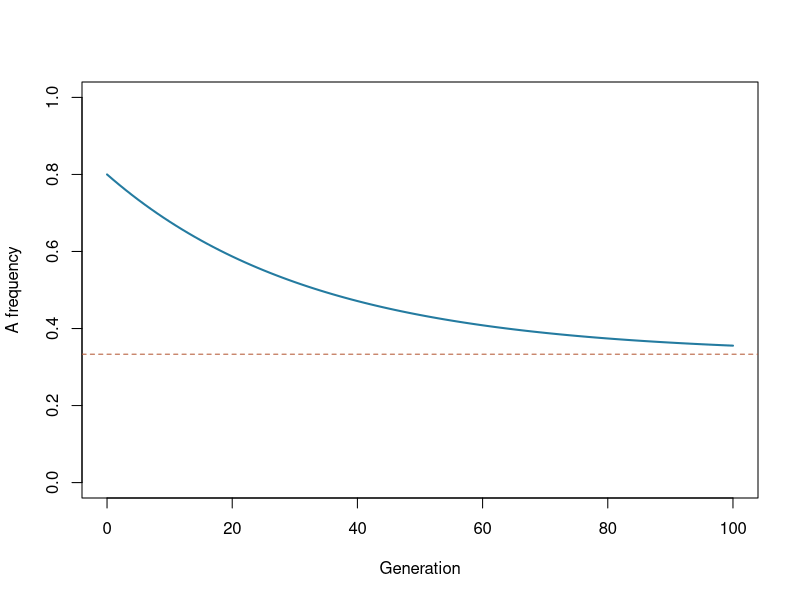
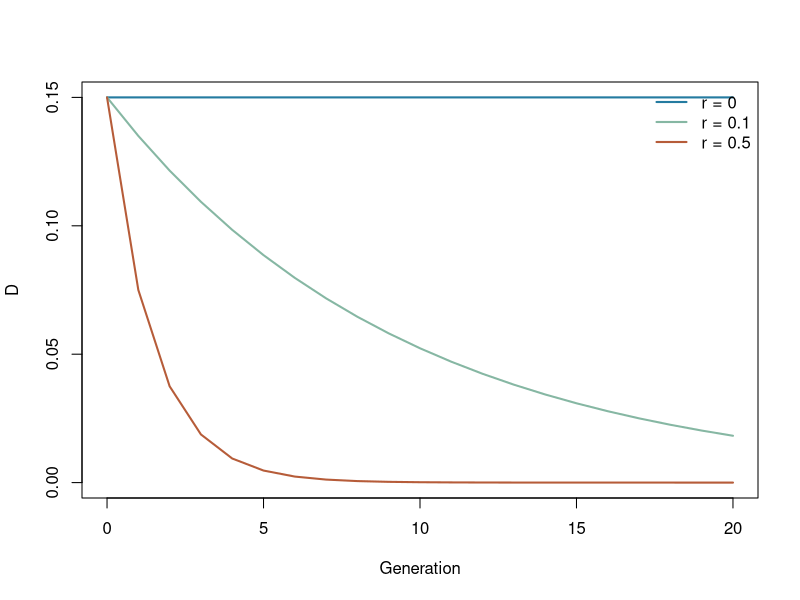

R code for these plots, in order:
## ---- chunk 1
#| label: mutation-step
mutation_step <- function(p,u,v) {
  stopifnot(all(is.finite(c(p,u,v))),all(c(p,u,v)>=0),all(c(p,u,v)<=1))
  p*(1-u)+(1-p)*v
}
mutation_step(.3,.1,.2)
stopifnot(abs(mutation_step(.3,.1,.2)-.41)<1e-12,
          mutation_step(.3,0,0)==.3,
          mutation_step(1,.1,0)==.9)
## ---- chunk 2
#| label: fig-mutation-trajectory
#| fig-cap: "A deterministic mutation trajectory at illustrative rates, with the equilibrium frequency shown by a dashed line."
u <- .02
v <- .01
steps <- 100L
p_mutation <- numeric(steps+1L)
p_mutation[1] <- .8
for(t in seq_len(steps)) p_mutation[t+1L] <- mutation_step(p_mutation[t],u,v)
p_equilibrium <- v/(u+v)
closed_form <- p_equilibrium+(.8-p_equilibrium)*(1-u-v)^(0:steps)
stopifnot(max(abs(p_mutation-closed_form))<1e-12)
plot(0:steps,p_mutation,type="l",lwd=2,col="#247BA0",ylim=c(0,1),
     xlab="Generation",ylab="A frequency")
abline(h=p_equilibrium,lty=2,col="#B65C39")
## ---- chunk 3
#| label: migration-step
migration_step <- function(p,p_migrant,m) {
  stopifnot(all(is.finite(c(p,p_migrant,m))),
            all(c(p,p_migrant,m)>=0),all(c(p,p_migrant,m)<=1))
  (1-m)*p+m*p_migrant
}
migration_step(.2,.8,.25)
stopifnot(abs(migration_step(.2,.8,.25)-.35)<1e-12,
          migration_step(.2,.8,0)==.2,
          migration_step(.2,.8,1)==.8)
## ---- chunk 4
#| label: haplotype-ld
haplotypes <- c(AB=.4,Ab=.1,aB=.1,ab=.4)
ld_summary <- function(h) {
  stopifnot(identical(names(h),c("AB","Ab","aB","ab")),
            all(is.finite(h)),all(h>=0),abs(sum(h)-1)<1e-12)
  pA <- unname(h["AB"]+h["Ab"])
  pB <- unname(h["AB"]+h["aB"])
  D <- unname(h["AB"])-pA*pB
  denominator <- pA*(1-pA)*pB*(1-pB)
  c(p_A=pA,p_B=pB,D=D,
    r_squared=if(denominator>0) D^2/denominator else NA_real_)
}
ld_summary(haplotypes)
stopifnot(abs(ld_summary(haplotypes)["D"]-.15)<1e-12,
          abs(ld_summary(haplotypes)["r_squared"]-.36)<1e-12)
## ---- chunk 5
#| label: recombination-step
recombination_step <- function(h,r) {
  stopifnot(length(r)==1L,is.finite(r),r>=0,r<=.5)
  D <- unname(ld_summary(h)["D"])
  next_h <- h+r*D*c(-1,1,1,-1)
  stopifnot(all(next_h>=-1e-12),abs(sum(next_h)-1)<1e-12)
  next_h
}
next_h <- recombination_step(haplotypes,.1)
rbind(Current=haplotypes,Next=next_h)
stopifnot(max(abs(next_h-c(AB=.385,Ab=.115,aB=.115,ab=.385)))<1e-12,
          max(abs(ld_summary(next_h)[c("p_A","p_B")]-
                  ld_summary(haplotypes)[c("p_A","p_B")]))<1e-12,
          abs(ld_summary(next_h)["D"]-.9*.15)<1e-12)
## ---- chunk 6
#| label: fig-ld-decay
#| fig-cap: "Deterministic LD decay at three recombination fractions. Allele frequencies remain fixed in this model."
generations <- 0:20
rates <- c(0,.1,.5)
D0 <- unname(ld_summary(haplotypes)["D"])
D_curves <- vapply(rates,function(r) D0*(1-r)^generations,numeric(21))
matplot(generations,D_curves,type="l",lty=1,lwd=2,
        col=c("#247BA0","#86B7A3","#B65C39"),
        xlab="Generation",ylab="D")
legend("topright",paste("r =",rates),lty=1,lwd=2,
       col=c("#247BA0","#86B7A3","#B65C39"),bty="n")
# Verify the iterative haplotype update against the closed-form trajectory.
h <- haplotypes
for(t in 1:20) h <- recombination_step(h,.1)
stopifnot(abs(ld_summary(h)["D"]-D0*.9^20)<1e-12)
## ---- chunk 7
#| label: admixture-ld
independent_haplotypes <- function(pA,pB) {
  c(AB=pA*pB,Ab=pA*(1-pB),aB=(1-pA)*pB,ab=(1-pA)*(1-pB))
}
h1 <- independent_haplotypes(.9,.9)
h2 <- independent_haplotypes(.1,.1)
h_mixed <- .5*h1+.5*h2
knitr::kable(rbind(Population1=h1,Population2=h2,Mixed=h_mixed),digits=3)
rbind(Population1=ld_summary(h1),Population2=ld_summary(h2),
      Mixed=ld_summary(h_mixed))
stopifnot(abs(ld_summary(h1)["D"])<1e-12,
          abs(ld_summary(h2)["D"])<1e-12,
          abs(ld_summary(h_mixed)["D"]-.16)<1e-12)
## ---- chunk 8
p_migration <- .2
for(t in 1:5) p_migration <- migration_step(p_migration,.8,.25)
closed_migration <- .8+(.2-.8)*.75^5
stopifnot(abs(p_migration-closed_migration)<1e-12)
p_migration
reversed <- setNames(unname(haplotypes[c("aB","ab","AB","Ab")]),
                     c("AB","Ab","aB","ab"))
ld_summary(reversed)
stopifnot(abs(ld_summary(reversed)["D"]+D0)<1e-12,
          abs(ld_summary(reversed)["r_squared"]-.36)<1e-12)
rbind(No_recombination=ld_summary(recombination_step(h_mixed,0)),
      Free_recombination=ld_summary(recombination_step(h_mixed,.5)))
mutation_after_migration <- mutation_step(migration_step(.2,.8,.25),.1,.2)
migration_after_mutation <- migration_step(mutation_step(.2,.1,.2),.8,.25)
c(migration_then_mutation=mutation_after_migration,
  mutation_then_migration=migration_after_mutation)
stopifnot(abs(mutation_after_migration-.445)<1e-12,
          abs(migration_after_mutation-.455)<1e-12)
